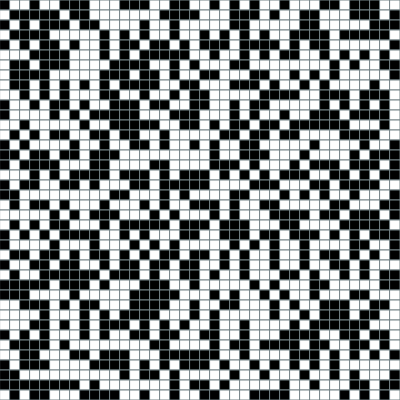
Frame 1 (no input)
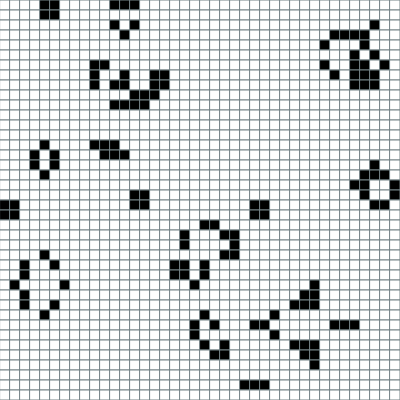
Frame 60 (no input)
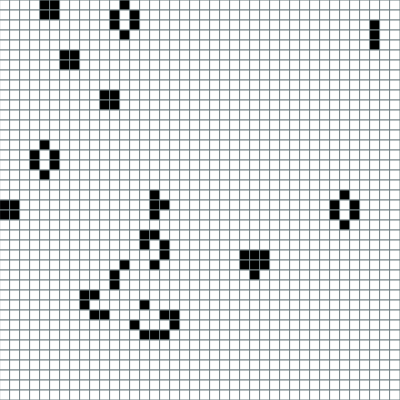
Frame 120 (the mouse pressed at the canvas centre since frame 60)

The p5.js sketch that drew these frames (run headless with seeded random() and noise() and a simulated clock; from frame 60 on, the mouse is pressed at the canvas centre):

// p5.js sketch
// ── sketch.js
//Initial Required variables
let currentGrid;
let cols;
let rows;
let resolution = 10;

//SETUP FUNCTION
function setup(){
  createCanvas(400, 400);
  //Ensures the columns and rows can be changed by modifying the resolution
  cols = width / resolution;
  rows = height / resolution;

  //Creates initial grid (2D Array)
  currentGrid = create2DArray(cols,rows);

/*Sets the values to a random 0 or 1 to generate cells
  1 == Alive
  0 == Dead
*/
  for(let i = 0; i < cols; i++){
    for(let j = 0; j < rows; j++){
      //Changing the generateSeed value to 0 will produce a blank board
      currentGrid[i][j] = floor(generateSeed(10));
    }
  }
}

//DRAW FUNCTION
function draw(){

  //Loop to colour the squares depending on their value 0 or 1
  for(let i = 0; i < cols; i++){
    for(let j = 0; j < rows;j++){
      let x = i * resolution;
      let y = j * resolution;
      if(currentGrid[i][j] == 0){
        fill(255);
      }else fill(0);
      stroke(117, 131, 135);
      rect(x,y,resolution,resolution);
    }
  }


  //set a new grid to be used to compare cells without affecting states
  let nextGrid = create2DArray(cols,rows);

  //generate next based on the current grid
  for(let i = 0; i < cols; i++){
    for(let j = 0; j < rows; j++){
      //get the current cell
      let currentCell = currentGrid[i][j];
      //count its neighbours
      let noOfNeighbours = countNeighbouringCells(i,j);

      //Implementation of the evolution rules, Dead and >3 Neighbours, it lives
      if (currentCell == 0 && noOfNeighbours == 3){
        nextGrid[i][j] = 1;
      //Alive and has less than 2 or greater than 3 neighbours, it dies
      }else if (currentCell == 1 && (noOfNeighbours < 2 || noOfNeighbours >3)){
        nextGrid[i][j] = 0;
      //If it has exactly 2 or 3 neighbours, it lives, so the cell stays the same as the previous generation
      }else {
        nextGrid[i][j] = currentCell;
      }
    }
  }
  //Update the grid
  currentGrid = nextGrid;
}


function create2DArray(cols,rows){
  //Simply creates an empty 2D array, there are likely other JS libraries that can create and manipulate grids but I kept it simple.
  let array1 = new Array(cols);
  for (let i = 0; i < array1.length; i++){
    array1[i] = new Array(rows);
  }
  return array1;
}
/*This function is only here to allow there to be a blank board.
  I could have made a separate menu or allowed key input to interact with it
  However I kept it simple as the scope only said to implement the grid and cell system,
  but this will cover the blank grid edge case if the value at the top is changed
*/
function generateSeed(term){
  return (term == 0 ? 0 : random(2));
}

function countNeighbouringCells(i, j) {
    var liveCells = 0;

  //Loops around the given Cell, however the edges need to be accounted for
  //Thats why it will only count lives so long as it lies on the grid
    for (var x = -1; x <= 1; x++) {
        for (var y = -1; y <= 1; y++) {
            if (i + x >= 0 && i + x < cols && j + y >= 0 && j + y < rows) {
                if (!(x == 0 && y == 0)) {
                  //Updates the total
                    liveCells += currentGrid[i + x][j + y]; //X and Y being the offsets around the cell
                }
            }
        }
    }
    return liveCells;
}
